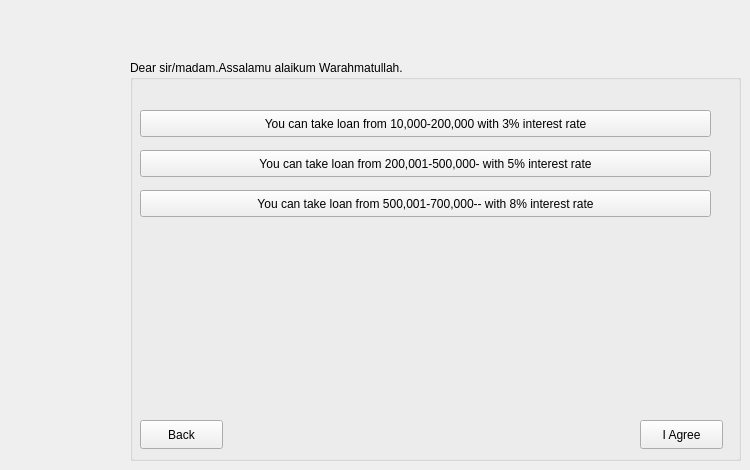
    <widget class="QWidget" name="Loan_1st">
     <widget class="QGroupBox" name="groupBox_6">
      <property name="geometry">
       <rect>
        <x>130</x>
        <y>60</y>
        <width>611</width>
        <height>401</height>
       </rect>
      </property>
      <property name="title">
       <string>Dear sir/madam.Assalamu alaikum Warahmatullah.</string>
      </property>
      <widget class="QToolButton" name="toolButton_28">
       <property name="geometry">
        <rect>
         <x>10</x>
         <y>50</y>
         <width>571</width>
         <height>27</height>
        </rect>
       </property>
       <property name="text">
        <string>You can take loan from 10,000-200,000 with 3% interest rate</string>
       </property>
      </widget>
      <widget class="QToolButton" name="toolButton_29">
       <property name="geometry">
        <rect>
         <x>10</x>
         <y>90</y>
         <width>571</width>
         <height>27</height>
        </rect>
       </property>
       <property name="text">
        <string>You can take loan from 200,001-500,000- with 5% interest rate</string>
       </property>
      </widget>
      <widget class="QToolButton" name="toolButton_30">
       <property name="geometry">
        <rect>
         <x>10</x>
         <y>130</y>
         <width>571</width>
         <height>27</height>
        </rect>
       </property>
       <property name="text">
        <string>You can take loan from 500,001-700,000-- with 8% interest rate</string>
       </property>
      </widget>
      <widget class="QPushButton" name="pushButton_23">
       <property name="geometry">
        <rect>
         <x>510</x>
         <y>360</y>
         <width>83</width>
         <height>29</height>
        </rect>
       </property>
       <property name="text">
        <string>I Agree</string>
       </property>
      </widget>
      <widget class="QPushButton" name="pushButton_50">
       <property name="geometry">
        <rect>
         <x>10</x>
         <y>360</y>
         <width>83</width>
         <height>29</height>
        </rect>
       </property>
       <property name="text">
        <string>Back</string>
       </property>
      </widget>
     </widget>
    </widget>
